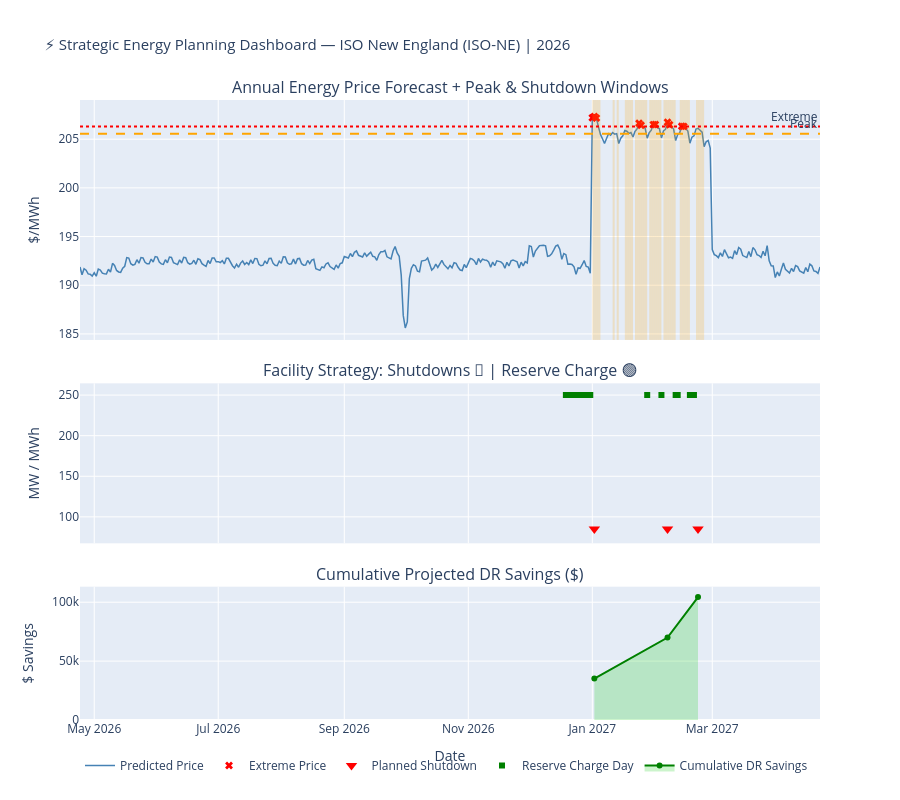

Write notebook code for a chart like this one.
### Code cell
# ── Strategic 12-month dashboard ──────────────────────────────────────────
fig_strat = make_subplots(
    rows=3, cols=1, shared_xaxes=True,
    row_heights=[0.45, 0.30, 0.25],
    subplot_titles=[
        "Annual Energy Price Forecast + Peak & Shutdown Windows",
        "Facility Strategy: Shutdowns 🔴 | Reserve Charge 🟢",
        "Cumulative Projected DR Savings ($)",
    ],
    vertical_spacing=0.07,
)

# Row 1: Price forecast
fig_strat.add_trace(go.Scatter(x=df_future["date"], y=df_future["predicted_price"],
                                mode="lines", line=dict(color="steelblue", width=1.5),
                                name="Predicted Price"), row=1, col=1)
# Shade peak periods
peak_regions = df_future[df_future["is_peak"] == 1]
for _, pr in peak_regions.iterrows():
    fig_strat.add_vrect(x0=pr["date"], x1=pr["date"] + pd.Timedelta("1D"),
                        fillcolor="rgba(255,165,0,0.2)", line_width=0, row=1, col=1)
# Mark extreme days
ext = df_future[df_future["is_extreme"] == 1]
fig_strat.add_trace(go.Scatter(x=ext["date"], y=ext["predicted_price"],
                                mode="markers", marker=dict(color="red", size=7, symbol="x"),
                                name="Extreme Price"), row=1, col=1)
fig_strat.add_hline(y=p90, line_dash="dash", line_color="orange",
                    annotation_text="Peak", row=1, col=1)
fig_strat.add_hline(y=p97, line_dash="dot", line_color="red",
                    annotation_text="Extreme", row=1, col=1)

# Row 2: Shutdown and reserve events
if len(df_shutdowns) > 0:
    fig_strat.add_trace(go.Scatter(
        x=df_shutdowns["date"],
        y=[FACILITY_MW] * len(df_shutdowns),
        mode="markers", marker=dict(color="red", size=10, symbol="triangle-down"),
        name="Planned Shutdown", showlegend=True,
    ), row=2, col=1)

if not df_reserve.empty:
    fig_strat.add_trace(go.Scatter(
        x=df_reserve["charge_date"],
        y=[RESERVE_CAPACITY_MWH * 0.5] * len(df_reserve),
        mode="markers", marker=dict(color="green", size=6, symbol="square"),
        name="Reserve Charge Day", showlegend=True,
    ), row=2, col=1)

# Row 3: Cumulative DR savings
if len(df_shutdowns) > 0:
    df_shutdowns_sorted = df_shutdowns.sort_values("date")
    cum_savings = df_shutdowns_sorted["net_payoff_$"].cumsum()
    fig_strat.add_trace(go.Scatter(x=df_shutdowns_sorted["date"], y=cum_savings,
                                    fill="tozeroy", fillcolor="rgba(0,200,0,0.2)",
                                    line=dict(color="green", width=2),
                                    name="Cumulative DR Savings"), row=3, col=1)

fig_strat.update_layout(
    title=dict(text=f"⚡ Strategic Energy Planning Dashboard — {REGION} | {YEAR}", font=dict(size=15)),
    height=800,
    legend=dict(orientation="h", y=-0.05),
    xaxis3_title="Date",
)
fig_strat.update_yaxes(title_text="$/MWh",  row=1, col=1)
fig_strat.update_yaxes(title_text="MW / MWh", row=2, col=1)
fig_strat.update_yaxes(title_text="$ Savings", row=3, col=1)
fig_strat.show()

### Figure 1 — Plotly figure (JSON) as saved in the notebook; plotly's stock layout.template omitted (floating-point values rounded to 4 significant figures; data arrays with more than 128 entries replaced by an {"elided": "..."} marker saying what was removed)
{"data": [{"line": {"color": "steelblue", "width": 1.5}, "mode": "lines", "name": "Predicted Price", "type": "scatter", "x": {"elided": "365 str values"}, "xaxis": "x", "y": {"elided": "365 float values"}, "yaxis": "y"}, {"marker": {"color": "red", "size": 7, "symbol": "x"}, "mode": "markers", "name": "Extreme Price", "type": "scatter", "x": ["2027-01-01T00:00:00", "2027-01-02T00:00:00", "2027-01-03T00:00:00", "2027-01-24T00:00:00", "2027-01-25T00:00:00", "2027-01-31T00:00:00", "2027-02-01T00:00:00", "2027-02-07T00:00:00", "2027-02-08T00:00:00", "2027-02-14T00:00:00", "2027-02-15T00:00:00"], "xaxis": "x", "y": [207.2, 207.3, 207.2, 206.6, 206.4, 206.5, 206.5, 206.7, 206.5, 206.3, 206.3], "yaxis": "y"}, {"marker": {"color": "red", "size": 10, "symbol": "triangle-down"}, "mode": "markers", "name": "Planned Shutdown", "showlegend": true, "type": "scatter", "x": ["2027-01-02T00:00:00", "2027-02-07T00:00:00", "2027-02-22T00:00:00"], "xaxis": "x2", "y": [85, 85, 85], "yaxis": "y2"}, {"marker": {"color": "green", "size": 6, "symbol": "square"}, "mode": "markers", "name": "Reserve Charge Day", "showlegend": true, "type": "scatter", "x": ["2026-12-19T00:00:00", "2026-12-20T00:00:00", "2026-12-21T00:00:00", "2026-12-22T00:00:00", "2026-12-23T00:00:00", "2026-12-24T00:00:00", "2026-12-25T00:00:00", "2026-12-26T00:00:00", "2026-12-27T00:00:00", "2026-12-28T00:00:00", "2026-12-29T00:00:00", "2026-12-30T00:00:00", "2026-12-31T00:00:00", "2027-01-28T00:00:00", "2027-02-04T00:00:00", "2027-02-11T00:00:00", "2027-02-12T00:00:00", "2027-02-18T00:00:00", "2027-02-19T00:00:00", "2027-02-20T00:00:00"], "xaxis": "x2", "y": [250, 250, 250, 250, 250, 250, 250, 250, 250, 250, 250, 250, 250, 250, 250, 250, 250, 250, 250, 250], "yaxis": "y2"}, {"fill": "tozeroy", "fillcolor": "rgba(0,200,0,0.2)", "line": {"color": "green", "width": 2}, "name": "Cumulative DR Savings", "type": "scatter", "x": ["2027-01-02T00:00:00", "2027-02-07T00:00:00", "2027-02-22T00:00:00"], "xaxis": "x3", "y": [35194, 69977, 104336], "yaxis": "y3"}], "layout": {"annotations": [{"font": {"size": 16}, "showarrow": false, "text": "Annual Energy Price Forecast + Peak & Shutdown Windows", "x": 0.5, "xanchor": "center", "xref": "paper", "y": 1, "yanchor": "bottom", "yref": "paper"}, {"font": {"size": 16}, "showarrow": false, "text": "Facility Strategy: Shutdowns 🔴 | Reserve Charge 🟢", "x": 0.5, "xanchor": "center", "xref": "paper", "y": 0.543, "yanchor": "bottom", "yref": "paper"}, {"font": {"size": 16}, "showarrow": false, "text": "Cumulative Projected DR Savings ($)", "x": 0.5, "xanchor": "center", "xref": "paper", "y": 0.215, "yanchor": "bottom", "yref": "paper"}, {"showarrow": false, "text": "Peak", "x": 1, "xanchor": "right", "xref": "x domain", "y": 205.6, "yanchor": "bottom", "yref": "y"}, {"showarrow": false, "text": "Extreme", "x": 1, "xanchor": "right", "xref": "x domain", "y": 206.3, "yanchor": "bottom", "yref": "y"}], "height": 800, "legend": {"orientation": "h", "y": -0.05}, "shapes": [{"fillcolor": "rgba(255,165,0,0.2)", "line": {"width": 0}, "type": "rect", "x0": "2027-01-01T00:00:00", "x1": "2027-01-02T00:00:00", "xref": "x", "y0": 0, "y1": 1, "yref": "y domain"}, {"fillcolor": "rgba(255,165,0,0.2)", "line": {"width": 0}, "type": "rect", "x0": "2027-01-02T00:00:00", "x1": "2027-01-03T00:00:00", "xref": "x", "y0": 0, "y1": 1, "yref": "y domain"}, {"fillcolor": "rgba(255,165,0,0.2)", "line": {"width": 0}, "type": "rect", "x0": "2027-01-03T00:00:00", "x1": "2027-01-04T00:00:00", "xref": "x", "y0": 0, "y1": 1, "yref": "y domain"}, {"fillcolor": "rgba(255,165,0,0.2)", "line": {"width": 0}, "type": "rect", "x0": "2027-01-04T00:00:00", "x1": "2027-01-05T00:00:00", "xref": "x", "y0": 0, "y1": 1, "yref": "y domain"}, {"fillcolor": "rgba(255,165,0,0.2)", "line": {"width": 0}, "type": "rect", "x0": "2027-01-11T00:00:00", "x1": "2027-01-12T00:00:00", "xref": "x", "y0": 0, "y1": 1, "yref": "y domain"}, {"fillcolor": "rgba(255,165,0,0.2)", "line": {"width": 0}, "type": "rect", "x0": "2027-01-13T00:00:00", "x1": "2027-01-14T00:00:00", "xref": "x", "y0": 0, "y1": 1, "yref": "y domain"}, {"fillcolor": "rgba(255,165,0,0.2)", "line": {"width": 0}, "type": "rect", "x0": "2027-01-17T00:00:00", "x1": "2027-01-18T00:00:00", "xref": "x", "y0": 0, "y1": 1, "yref": "y domain"}, {"fillcolor": "rgba(255,165,0,0.2)", "line": {"width": 0}, "type": "rect", "x0": "2027-01-18T00:00:00", "x1": "2027-01-19T00:00:00", "xref": "x", "y0": 0, "y1": 1, "yref": "y domain"}, {"fillcolor": "rgba(255,165,0,0.2)", "line": {"width": 0}, "type": "rect", "x0": "2027-01-19T00:00:00", "x1": "2027-01-20T00:00:00", "xref": "x", "y0": 0, "y1": 1, "yref": "y domain"}, {"fillcolor": "rgba(255,165,0,0.2)", "line": {"width": 0}, "type": "rect", "x0": "2027-01-20T00:00:00", "x1": "2027-01-21T00:00:00", "xref": "x", "y0": 0, "y1": 1, "yref": "y domain"}, {"fillcolor": "rgba(255,165,0,0.2)", "line": {"width": 0}, "type": "rect", "x0": "2027-01-22T00:00:00", "x1": "2027-01-23T00:00:00", "xref": "x", "y0": 0, "y1": 1, "yref": "y domain"}, {"fillcolor": "rgba(255,165,0,0.2)", "line": {"width": 0}, "type": "rect", "x0": "2027-01-23T00:00:00", "x1": "2027-01-24T00:00:00", "xref": "x", "y0": 0, "y1": 1, "yref": "y domain"}, {"fillcolor": "rgba(255,165,0,0.2)", "line": {"width": 0}, "type": "rect", "x0": "2027-01-24T00:00:00", "x1": "2027-01-25T00:00:00", "xref": "x", "y0": 0, "y1": 1, "yref": "y domain"}, {"fillcolor": "rgba(255,165,0,0.2)", "line": {"width": 0}, "type": "rect", "x0": "2027-01-25T00:00:00", "x1": "2027-01-26T00:00:00", "xref": "x", "y0": 0, "y1": 1, "yref": "y domain"}, {"fillcolor": "rgba(255,165,0,0.2)", "line": {"width": 0}, "type": "rect", "x0": "2027-01-26T00:00:00", "x1": "2027-01-27T00:00:00", "xref": "x", "y0": 0, "y1": 1, "yref": "y domain"}, {"fillcolor": "rgba(255,165,0,0.2)", "line": {"width": 0}, "type": "rect", "x0": "2027-01-27T00:00:00", "x1": "2027-01-28T00:00:00", "xref": "x", "y0": 0, "y1": 1, "yref": "y domain"}, {"fillcolor": "rgba(255,165,0,0.2)", "line": {"width": 0}, "type": "rect", "x0": "2027-01-29T00:00:00", "x1": "2027-01-30T00:00:00", "xref": "x", "y0": 0, "y1": 1, "yref": "y domain"}, {"fillcolor": "rgba(255,165,0,0.2)", "line": {"width": 0}, "type": "rect", "x0": "2027-01-30T00:00:00", "x1": "2027-01-31T00:00:00", "xref": "x", "y0": 0, "y1": 1, "yref": "y domain"}, {"fillcolor": "rgba(255,165,0,0.2)", "line": {"width": 0}, "type": "rect", "x0": "2027-01-31T00:00:00", "x1": "2027-02-01T00:00:00", "xref": "x", "y0": 0, "y1": 1, "yref": "y domain"}, {"fillcolor": "rgba(255,165,0,0.2)", "line": {"width": 0}, "type": "rect", "x0": "2027-02-01T00:00:00", "x1": "2027-02-02T00:00:00", "xref": "x", "y0": 0, "y1": 1, "yref": "y domain"}, {"fillcolor": "rgba(255,165,0,0.2)", "line": {"width": 0}, "type": "rect", "x0": "2027-02-02T00:00:00", "x1": "2027-02-03T00:00:00", "xref": "x", "y0": 0, "y1": 1, "yref": "y domain"}, {"fillcolor": "rgba(255,165,0,0.2)", "line": {"width": 0}, "type": "rect", "x0": "2027-02-03T00:00:00", "x1": "2027-02-04T00:00:00", "xref": "x", "y0": 0, "y1": 1, "yref": "y domain"}, {"fillcolor": "rgba(255,165,0,0.2)", "line": {"width": 0}, "type": "rect", "x0": "2027-02-05T00:00:00", "x1": "2027-02-06T00:00:00", "xref": "x", "y0": 0, "y1": 1, "yref": "y domain"}, {"fillcolor": "rgba(255,165,0,0.2)", "line": {"width": 0}, "type": "rect", "x0": "2027-02-06T00:00:00", "x1": "2027-02-07T00:00:00", "xref": "x", "y0": 0, "y1": 1, "yref": "y domain"}, {"fillcolor": "rgba(255,165,0,0.2)", "line": {"width": 0}, "type": "rect", "x0": "2027-02-07T00:00:00", "x1": "2027-02-08T00:00:00", "xref": "x", "y0": 0, "y1": 1, "yref": "y domain"}, {"fillcolor": "rgba(255,165,0,0.2)", "line": {"width": 0}, "type": "rect", "x0": "2027-02-08T00:00:00", "x1": "2027-02-09T00:00:00", "xref": "x", "y0": 0, "y1": 1, "yref": "y domain"}, {"fillcolor": "rgba(255,165,0,0.2)", "line": {"width": 0}, "type": "rect", "x0": "2027-02-09T00:00:00", "x1": "2027-02-10T00:00:00", "xref": "x", "y0": 0, "y1": 1, "yref": "y domain"}, {"fillcolor": "rgba(255,165,0,0.2)", "line": {"width": 0}, "type": "rect", "x0": "2027-02-10T00:00:00", "x1": "2027-02-11T00:00:00", "xref": "x", "y0": 0, "y1": 1, "yref": "y domain"}, {"fillcolor": "rgba(255,165,0,0.2)", "line": {"width": 0}, "type": "rect", "x0": "2027-02-13T00:00:00", "x1": "2027-02-14T00:00:00", "xref": "x", "y0": 0, "y1": 1, "yref": "y domain"}, {"fillcolor": "rgba(255,165,0,0.2)", "line": {"width": 0}, "type": "rect", "x0": "2027-02-14T00:00:00", "x1": "2027-02-15T00:00:00", "xref": "x", "y0": 0, "y1": 1, "yref": "y domain"}, {"fillcolor": "rgba(255,165,0,0.2)", "line": {"width": 0}, "type": "rect", "x0": "2027-02-15T00:00:00", "x1": "2027-02-16T00:00:00", "xref": "x", "y0": 0, "y1": 1, "yref": "y domain"}, {"fillcolor": "rgba(255,165,0,0.2)", "line": {"width": 0}, "type": "rect", "x0": "2027-02-16T00:00:00", "x1": "2027-02-17T00:00:00", "xref": "x", "y0": 0, "y1": 1, "yref": "y domain"}, {"fillcolor": "rgba(255,165,0,0.2)", "line": {"width": 0}, "type": "rect", "x0": "2027-02-17T00:00:00", "x1": "2027-02-18T00:00:00", "xref": "x", "y0": 0, "y1": 1, "yref": "y domain"}, {"fillcolor": "rgba(255,165,0,0.2)", "line": {"width": 0}, "type": "rect", "x0": "2027-02-21T00:00:00", "x1": "2027-02-22T00:00:00", "xref": "x", "y0": 0, "y1": 1, "yref": "y domain"}, {"fillcolor": "rgba(255,165,0,0.2)", "line": {"width": 0}, "type": "rect", "x0": "2027-02-22T00:00:00", "x1": "2027-02-23T00:00:00", "xref": "x", "y0": 0, "y1": 1, "yref": "y domain"}, {"fillcolor": "rgba(255,165,0,0.2)", "line": {"width": 0}, "type": "rect", "x0": "2027-02-23T00:00:00", "x1": "2027-02-24T00:00:00", "xref": "x", "y0": 0, "y1": 1, "yref": "y domain"}, {"fillcolor": "rgba(255,165,0,0.2)", "line": {"width": 0}, "type": "rect", "x0": "2027-02-24T00:00:00", "x1": "2027-02-25T00:00:00", "xref": "x", "y0": 0, "y1": 1, "yref": "y domain"}, {"line": {"color": "orange", "dash": "dash"}, "type": "line", "x0": 0, "x1": 1, "xref": "x domain", "y0": 205.6, "y1": 205.6, "yref": "y"}, {"line": {"color": "red", "dash": "dot"}, "type": "line", "x0": 0, "x1": 1, "xref": "x domain", "y0": 206.3, "y1": 206.3, "yref": "y"}], "title": {"font": {"size": 15}, "text": "⚡ Strategic Energy Planning Dashboard — ISO New England (ISO-NE) | 2026"}, "xaxis": {"anchor": "y", "domain": [0, 1], "matches": "x3", "showticklabels": false}, "xaxis2": {"anchor": "y2", "domain": [0, 1], "matches": "x3", "showticklabels": false}, "xaxis3": {"anchor": "y3", "domain": [0, 1], "title": {"text": "Date"}}, "yaxis": {"anchor": "x", "domain": [0.613, 1], "title": {"text": "$/MWh"}}, "yaxis2": {"anchor": "x2", "domain": [0.285, 0.543], "title": {"text": "MW / MWh"}}, "yaxis3": {"anchor": "x3", "domain": [0, 0.215], "title": {"text": "$ Savings"}}}}
